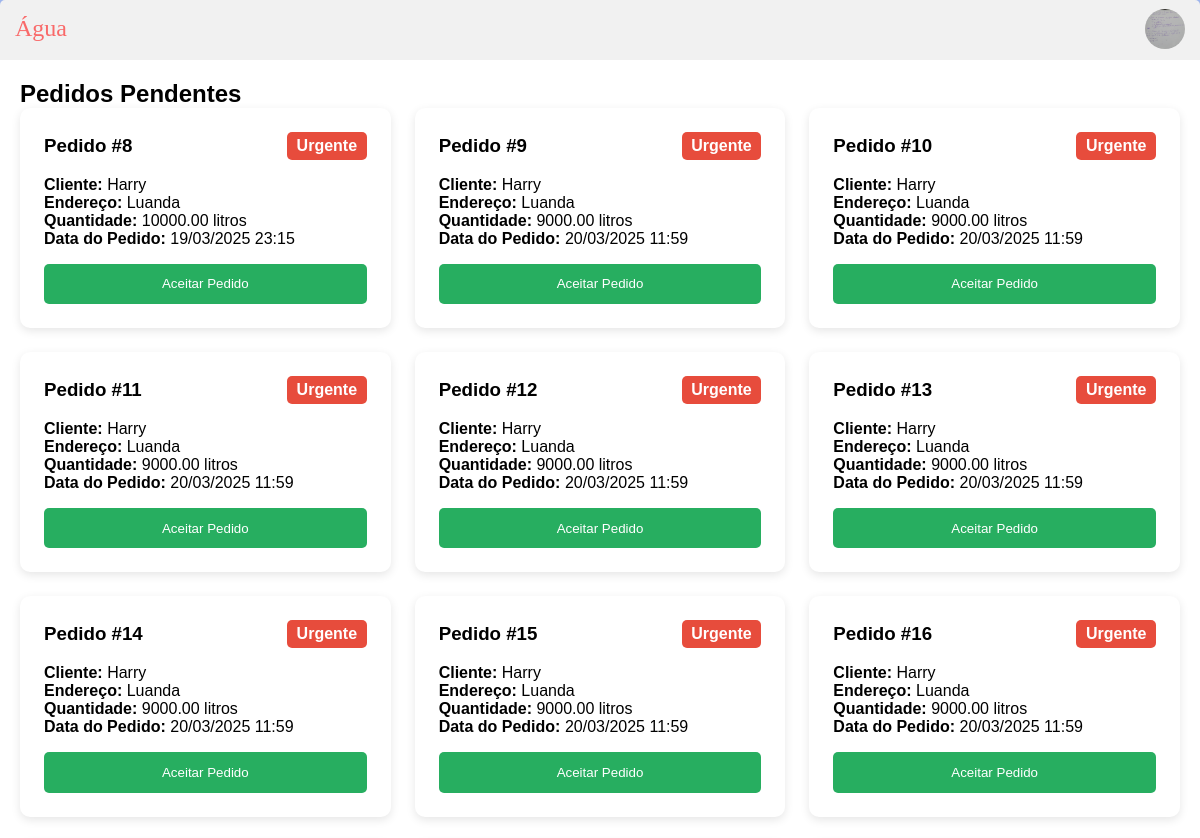
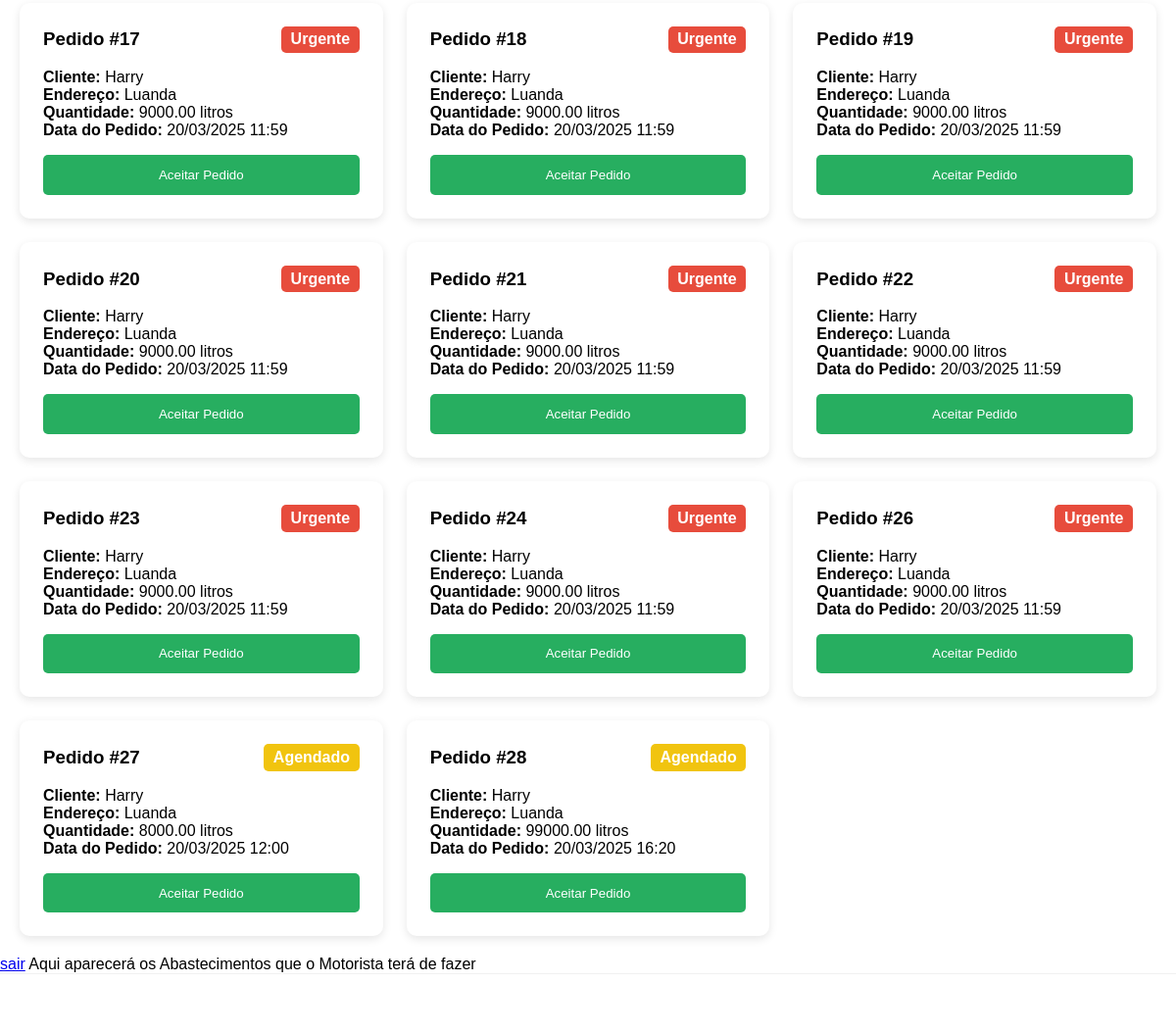
The app's page /motoristas/index.php (signed in) with its own data (2 pictures, top to bottom).
### tables this page shows
CREATE TABLE IF NOT EXISTS `motoristas` (
  `id_motorista` int NOT NULL AUTO_INCREMENT,
  `nome` varchar(100) NOT NULL,
  `sobrenome` varchar(255) NOT NULL,
  `telefone` varchar(20) NOT NULL,
  `email` varchar(250) NOT NULL,
  `endereco` varchar(255) NOT NULL,
  `bairro` varchar(255) NOT NULL,
  `tipo_cisterna` varchar(50) NOT NULL,
  `placa_veiculo` varchar(20) NOT NULL,
  `latitude` decimal(10,8) NOT NULL,
  `longitude` decimal(11,8) NOT NULL,
  `disponivel` tinyint(1) DEFAULT '1',
  `conta_bancaria` varchar(50) DEFAULT NULL,
  `data_cadastro` datetime NOT NULL DEFAULT CURRENT_TIMESTAMP,
  `cpf_nif` varchar(32) DEFAULT NULL,
  `foto_motorista` varchar(255) DEFAULT NULL,
  `foto_cisterna` varchar(255) DEFAULT NULL,
  `codigo_verificacao` varchar(10) DEFAULT NULL,
  `verificado` tinyint(1) NOT NULL DEFAULT '0',
  `senha` varchar(100) NOT NULL,
  PRIMARY KEY (`id_motorista`),
  UNIQUE KEY `email` (`email`)
);

CREATE TABLE IF NOT EXISTS `pedidos` (
  `id` int NOT NULL AUTO_INCREMENT,
  `id_cliente` int NOT NULL,
  `id_motorista` int DEFAULT NULL,
  `quantidade` decimal(10,2) NOT NULL,
  `prioridade` enum('urgente','agendado') NOT NULL,
  `status` enum('pendente','andamento','concluido','cancelado') DEFAULT 'pendente',
  `data_pedido` datetime DEFAULT CURRENT_TIMESTAMP,
  `data_atualizacao` datetime DEFAULT CURRENT_TIMESTAMP ON UPDATE CURRENT_TIMESTAMP,
  `latitude` decimal(10,8) DEFAULT NULL,
  `longitude` decimal(11,8) DEFAULT NULL,
  PRIMARY KEY (`id`),
  KEY `cliente_id` (`id_cliente`),
  KEY `motorista_id` (`id_motorista`)
);

CREATE TABLE IF NOT EXISTS `clientes` (
  `id_cliente` int NOT NULL AUTO_INCREMENT,
  `nome` varchar(100) NOT NULL,
  `sobrenome` varchar(100) NOT NULL,
  `telefone` varchar(20) NOT NULL,
  `email` varchar(250) NOT NULL,
  `endereco` varchar(200) NOT NULL,
  `bairro` varchar(200) NOT NULL,
  `capacidade_tanque` int NOT NULL,
  `cpf_nif` varchar(32) DEFAULT NULL,
  `senha` varchar(255) NOT NULL,
  `codigo_verificacao` varchar(10) DEFAULT NULL,
  `verificado` tinyint(1) NOT NULL DEFAULT '0',
  `data_cadastro` datetime NOT NULL DEFAULT CURRENT_TIMESTAMP,
  PRIMARY KEY (`id_cliente`),
  UNIQUE KEY `email` (`email`)
);

### motoristas/index.php (the view, shortened to what this page needs)
<?php
$id_usuario = $_SESSION['user_id'] ;
require_once '../config/bd.php';
$sql = mysqli_prepare($connect,"SELECT * FROM motoristas WHERE id_motorista=?");
mysqli_stmt_bind_param($sql,"i",$id_usuario);
mysqli_stmt_execute($sql);
$pegarRes = mysqli_stmt_get_result($sql);
$pegar = mysqli_fetch_assoc($pegarRes);
$stmt = mysqli_prepare($connect,"SELECT p.id, p.quantidade, p.prioridade, p.data_pedido, c.nome AS cliente_nome, c.endereco
    FROM pedidos p
    JOIN clientes as c ON p.id_cliente = c.id_cliente
    WHERE p.status = 'pendente'
");
mysqli_stmt_execute($stmt);
$result = mysqli_stmt_get_result($stmt);
$pedidos = mysqli_fetch_assoc($result)
?>
<!DOCTYPE html>
<html lang="pt-ao">
<head>
    <link rel="stylesheet" href="css/estilo.css">
    <link rel="stylesheet" href="css/lista_pedidos.css">
    <link rel="stylesheet" href="../icon/font-awesome/css/all.min.css">
</head>
<body>
    <div class="main">
        <header class="header">
            <div class="title">
                <span>Água</span><i class="fal fa-map-marker-plus"></i>
            </div>
            <nav class="h">
                <a href="perfil/perfil.php" class="fotoU"><img src="../uploads/<?php echo htmlspecialchars($pegar['foto_motorista']) ?>" alt=""></a>
            </nav>
        </header>
        <div class="content">
        <div class="container">
        <h2>Pedidos Pendentes</h2>
        <div class="lista-pedidos">
            <?php if (empty($pedidos)) : ?>
                <p>Nenhum pedido pendente no momento.</p>
            <?php else : ?>
                <?php while ($pedidos = mysqli_fetch_assoc($result)) : ?>
                    <div class="pedido-card">
                        <div class="pedido-header">
                            <h3>Pedido #<?= $pedidos['id'] ?></h3>
                            <span class="prioridade <?= $pedidos['prioridade'] ?>">
                                <?= ucfirst($pedidos['prioridade']) ?>
                            </span>
                        </div>
                        <div class="pedido-info">
                            <p><strong>Cliente:</strong> <?= htmlspecialchars($pedidos['cliente_nome']) ?></p>
                            <p><strong>Endereço:</strong> <?= htmlspecialchars($pedidos['endereco']) ?></p>
                            <p><strong>Quantidade:</strong> <?= $pedidos['quantidade'] ?> litros</p>
                            <p><strong>Data do Pedido:</strong> <?= date('d/m/Y H:i', strtotime($pedidos['data_pedido'])) ?></p>
                        </div>
                        <button class="btn-aceitar" data-id-pedido="<?= $pedidos['id'] ?>">
                            Aceitar Pedido
                        </button>
                    </div>
                <?php endwhile; ?>
            <?php endif; ?>
        </div>
    </div>
            <a href="log/logout.php">sair</a>
            Aqui aparecerá os Abastecimentos que o Motorista terá de fazer
        </div>
        <footer class="footer">
            <nav class="menu">
                <a href="#">
                    <i class="fa fa-tint"></i>
                </a>
                <a href="#">
                    <i class="fa fa-list-alt"></i>
                </a>
                <a href="#">
                    <i class="fa fa-map"></i>
                </a>
                <a href="#">
                    <i class="fa fa-users-medical"></i>
                </a>
                <a href="#">
                    <i class="fa fa-map-pin"></i>
                </a>
            </nav>
        </footer>
    </div>
</body>
</html>

### motoristas/css/estilo.css (style rules this page uses)
* { margin: 0; padding: 0; box-sizing: border-box; }
html, body { width: 100%; height: 100%; font-family: 'font', Arial, sans-serif; background-color: #9fb6ee; }
.main { width: 100%; height: 100%; background: #9fb6ee; box-shadow: 0 4px 6px rgba(0, 0, 0, 0.1); position: relative; overflow-y: auto; border-radius: 5px; }
.header { width: 100%; height: 60px; background-color: #f1f1f1; border-bottom: 1px solid #f1f1f1; padding: 5px; }
.title { width: auto; height: 100%; padding: 10px; float: left; }
.title span { color: #f96969; font-size: 24px; font-family: 'bubblegum'; }
.h { width: auto; height: 100%; float: right; background-color: transparent; padding: 4px 10px; }
.fotoU { width: 40px; height: 40px; border-radius: 50px; float: right; }
.fotoU img { width: 100%; height: 100%; border-radius: 50%; }
.content { width: 100%; height: auto; overflow-y: auto; background-color: #fff; padding: 0 0 60px 0; }
.footer { width: 100%; height: 60px; background-color: #fff; position: fixed; bottom: 0; }
.menu { width: 100%; height: 100%; background-color: transparent; display: flex; text-align: center; border-top: 1px solid #f1f1f1; }
.menu a { width: 20%; height: 100%; background-color: transparent; text-align: center; display: flex; justify-content: space-evenly; align-items: center; text-decoration: none; font-family: Cambria, Cochin, Georgia, Times, 'Times New Roman', serif; padding: 0 5px; color: #404040; }

### motoristas/css/lista_pedidos.css (style rules this page uses)
.container { max-width: 1200px; margin: 0 auto; padding: 20px; }
.lista-pedidos { display: grid; gap: 1.5rem; grid-template-columns: repeat(auto-fill, minmax(300px, 1fr)); }
.pedido-card { background: white; border-radius: 10px; padding: 1.5rem; box-shadow: 0 3px 10px rgba(0,0,0,0.1); transition: transform 0.3s; }
.pedido-header { display: flex; justify-content: space-between; align-items: center; margin-bottom: 1rem; }
.prioridade { padding: 0.3rem 0.6rem; border-radius: 5px; font-weight: bold; }
.prioridade.urgente { background: #e74c3c; color: white; }
.prioridade.agendado { background: #f1c40f; color: white; }
.btn-aceitar { width: 100%; padding: 0.8rem; background-color: #27ae60; color: white; border: none; border-radius: 5px; cursor: pointer; margin-top: 1rem; transition: background-color 0.3s; }

### records on screen
motoristas: foto_motorista (picture)
pedidos: id "8", prioridade "Urgente", id_cliente.nome "Harry", id_cliente.endereco "Luanda", quantidade "10000.00", data_pedido "19/03/2025 23:15"
pedidos: id "9", prioridade "Urgente", id_cliente.nome "Harry", id_cliente.endereco "Luanda", quantidade "9000.00", data_pedido "20/03/2025 11:59"
pedidos: id "10", prioridade "Urgente", id_cliente.nome "Harry", id_cliente.endereco "Luanda", quantidade "9000.00", data_pedido "20/03/2025 11:59"
pedidos: id "11", prioridade "Urgente", id_cliente.nome "Harry", id_cliente.endereco "Luanda", quantidade "9000.00", data_pedido "20/03/2025 11:59"
pedidos: id "12", prioridade "Urgente", id_cliente.nome "Harry", id_cliente.endereco "Luanda", quantidade "9000.00", data_pedido "20/03/2025 11:59"
pedidos: id "13", prioridade "Urgente", id_cliente.nome "Harry", id_cliente.endereco "Luanda", quantidade "9000.00", data_pedido "20/03/2025 11:59"
pedidos: id "14", prioridade "Urgente", id_cliente.nome "Harry", id_cliente.endereco "Luanda", quantidade "9000.00", data_pedido "20/03/2025 11:59"
pedidos: id "15", prioridade "Urgente", id_cliente.nome "Harry", id_cliente.endereco "Luanda", quantidade "9000.00", data_pedido "20/03/2025 11:59"
pedidos: id "16", prioridade "Urgente", id_cliente.nome "Harry", id_cliente.endereco "Luanda", quantidade "9000.00", data_pedido "20/03/2025 11:59"
pedidos: id "17", prioridade "Urgente", id_cliente.nome "Harry", id_cliente.endereco "Luanda", quantidade "9000.00", data_pedido "20/03/2025 11:59"
pedidos: id "18", prioridade "Urgente", id_cliente.nome "Harry", id_cliente.endereco "Luanda", quantidade "9000.00", data_pedido "20/03/2025 11:59"
pedidos: id "19", prioridade "Urgente", id_cliente.nome "Harry", id_cliente.endereco "Luanda", quantidade "9000.00", data_pedido "20/03/2025 11:59"
pedidos: id "20", prioridade "Urgente", id_cliente.nome "Harry", id_cliente.endereco "Luanda", quantidade "9000.00", data_pedido "20/03/2025 11:59"
pedidos: id "21", prioridade "Urgente", id_cliente.nome "Harry", id_cliente.endereco "Luanda", quantidade "9000.00", data_pedido "20/03/2025 11:59"
pedidos: id "22", prioridade "Urgente", id_cliente.nome "Harry", id_cliente.endereco "Luanda", quantidade "9000.00", data_pedido "20/03/2025 11:59"
pedidos: id "23", prioridade "Urgente", id_cliente.nome "Harry", id_cliente.endereco "Luanda", quantidade "9000.00", data_pedido "20/03/2025 11:59"
pedidos: id "24", prioridade "Urgente", id_cliente.nome "Harry", id_cliente.endereco "Luanda", quantidade "9000.00", data_pedido "20/03/2025 11:59"
pedidos: id "26", prioridade "Urgente", id_cliente.nome "Harry", id_cliente.endereco "Luanda", quantidade "9000.00", data_pedido "20/03/2025 11:59"
pedidos: id "27", prioridade "Agendado", id_cliente.nome "Harry", id_cliente.endereco "Luanda", quantidade "8000.00", data_pedido "20/03/2025 12:00"
pedidos: id "28", prioridade "Agendado", id_cliente.nome "Harry", id_cliente.endereco "Luanda", quantidade "99000.00", data_pedido "20/03/2025 16:20"
